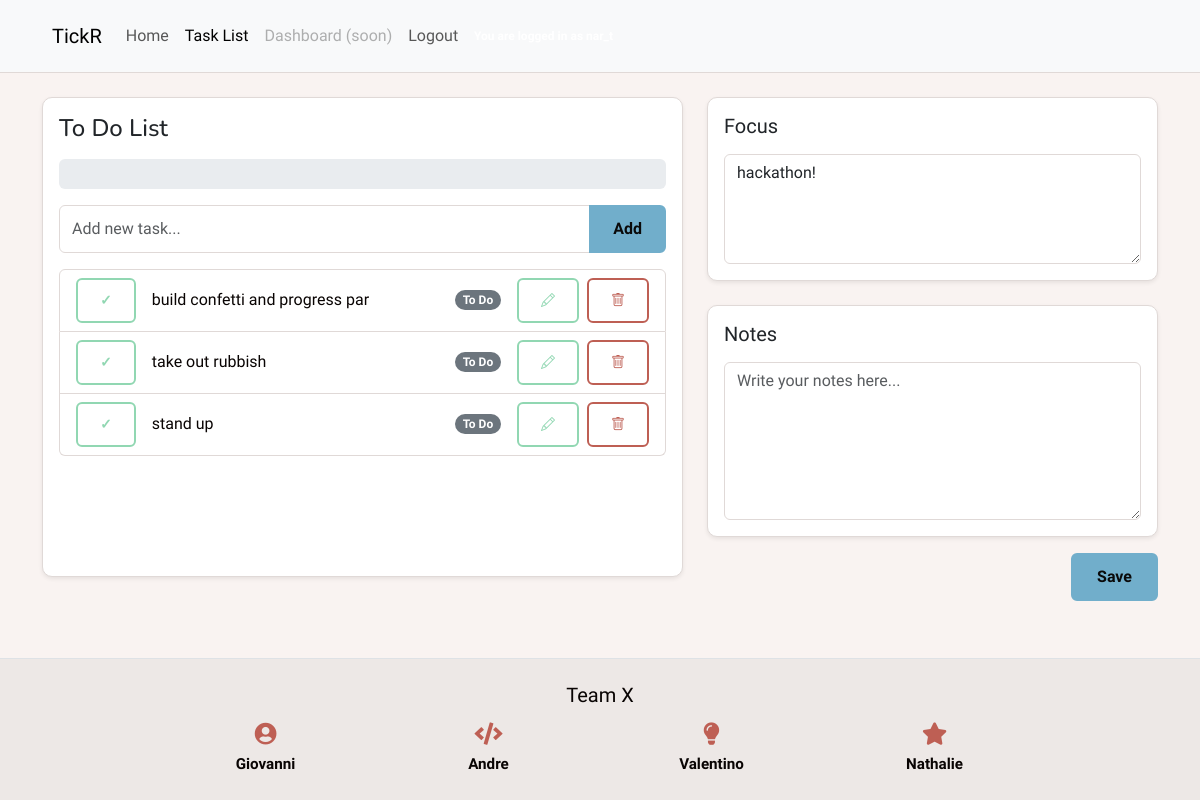
The page /todolist/ (signed in) on the database its author committed.
### doit_app/models.py (models this page shows, shortened)
class Task(models.Model):
	user = models.ForeignKey(
		settings.AUTH_USER_MODEL,
		on_delete=models.CASCADE,
		related_name="tasks",
		null=True,
		blank=True,
	)
	title = models.CharField(max_length=255)
	is_completed = models.BooleanField(default=False)
	due_date = models.DateField(blank=True, null=True)
	created_at = models.DateTimeField(auto_now_add=True)
	updated_at = models.DateTimeField(auto_now=True)
	class Meta:
		ordering = ["is_completed", "-created_at"]

class FocusItem(models.Model):
	user = models.ForeignKey(
		settings.AUTH_USER_MODEL,
		on_delete=models.CASCADE,
		related_name="focus_items",
		null=True,
		blank=True,
	)
	title = models.TextField()
	updated_at = models.DateTimeField(auto_now=True)

### doit_app/views.py (the view, shortened to what this page needs)
# urls.py: path('todolist/', doit_views.todolist, name='todolist'),
@login_required
def todolist(request):
    edit_task_id = None
    raw_edit_task_id = request.GET.get("edit")
    tasks = Task.objects.filter(user=request.user)
    focus_items = FocusItem.objects.filter(user=request.user)
    notes = Note.objects.filter(user=request.user)
    total_tasks = tasks.count()
    completed_tasks = tasks.filter(is_completed=True).count()
    progress_percent = round((completed_tasks / total_tasks) * 100) if total_tasks else 0
    context = {
        "tasks": tasks,
        "focus_items": focus_items,
        "notes": notes,
        "today": timezone.localdate().strftime("%Y-%m-%d"),
        "edit_task_id": edit_task_id,
        "total_tasks": total_tasks,
        "completed_tasks": completed_tasks,
        "progress_percent": progress_percent,
    }
    return render(request, "todolist.html", context)

### templates/todolist.html (shortened to what this page needs)
{% extends "base.html" %}
{% load static %}
{% block content %}
<div class="container py-4">
    <div class="row">
        <div class="col-lg-7 mb-4">
            <div class="card shadow-sm h-100 tickr-panel">
                <div class="card-body">
                    <h4 class="mb-3">To Do List</h4>
                        <div class="progress mb-3" style="height: 30px;">
                        </div>
                        <form method="POST" class="mb-3">
                            <div class="input-group">
                                <input type="text"
                                       name="new_task"
                                       class="form-control tickr-input"
                                       placeholder="Add new task..."
                                       required>
                                <button class="btn tickr-btn-accent" type="submit" name="add_task">
                                    Add
                                </button>
                            </div>
                        </form>
                        <ul class="list-group">
                            {% for task in tasks %}
                                <li class="list-group-item d-flex align-items-center tickr-list-item">
                                    <div class="d-flex align-items-center gap-2 me-3">
                                        <form method="POST" class="d-inline">
                                            <button type="submit"
                                                    name="toggle_task"
                                                    value="{{ task.id }}"
                                                    class="btn btn-sm {% if task.is_completed %}tickr-btn-secondary{% else %}tickr-btn-outline-secondary{% endif %}"
                                                    aria-label="Toggle complete"
                                                    title="Mark complete">
                                                ✓
                                            </button>
                                        </form>
                                    </div>
                                    <div class="flex-grow-1">
                                        {% if edit_task_id == task.id %}
                                            <form method="POST" class="d-flex align-items-center gap-2">
                                                {% csrf_token %}
                                                <input type="text"
                                                       name="edited_task_title"
                                                       class="form-control form-control-sm tickr-input"
                                                       value="{{ task.title }}"
                                                       required>
                                                <button type="submit"
                                                        name="update_task"
                                                        value="{{ task.id }}"
                                                        class="btn btn-sm tickr-btn-accent"
                                                        aria-label="Save task"
                                                        title="Save">
                                                    Save
                                                </button>
                                                <a href="{% url 'todolist' %}"
                                                   class="btn btn-sm tickr-btn-outline-secondary"
                                                   aria-label="Cancel edit"
                                                   title="Cancel">
                                                    Cancel
                                                </a>
                                            </form>
                                        {% else %}
                                            <span class="{% if task.is_completed %}text-decoration-line-through text-muted{% endif %}">
                                                {{ task.title }}
                                            </span>
                                        {% endif %}
                                    </div>
                                    <span class="badge {% if task.is_completed %}bg-success{% else %}bg-secondary{% endif %} rounded-pill ms-3">
                                        {% if task.is_completed %}Done{% else %}To Do{% endif %}
                                    </span>
                                    {% if edit_task_id != task.id %}
                                        <div class="d-flex align-items-center gap-2 ms-3">
                                            <a href="{% url 'todolist' %}?edit={{ task.id }}"
                                               class="btn btn-sm tickr-btn-outline-secondary"
                                               aria-label="Edit task"
                                               title="Edit">
                                                <i class="bi bi-pencil"></i>
                                            </a>
                                            <form method="POST" class="d-inline">
                                                <button type="submit"
                                                        name="delete_task"
                                                        value="{{ task.id }}"
                                                        class="btn btn-sm tickr-btn-outline-primary"
                                                        aria-label="Delete task"
                                                        title="Delete">
                                                    <i class="bi bi-trash"></i>
                                                </button>
                                            </form>
                                        </div>
                                    {% endif %}
                                </li>
                            {% empty %}
                                <li class="list-group-item text-muted">
                                    No tasks yet
                                </li>
                            {% endfor %}
                        </ul>
                </div>
            </div>
        </div>
        <div class="col-lg-5">
            <form method="POST">
            <div class="card shadow-sm mb-4 tickr-panel">
                <div class="card-body">
                    <h5 class="mb-3">Focus</h5>
                    <textarea name="focus_content"
                              class="form-control tickr-input"
                              rows="4"
                              placeholder="What are you focusing on today?">{% for item in focus_items %}{{ item.title }}{% endfor %}</textarea>
                </div>
            </div>
            <div class="card shadow-sm tickr-panel">
                <div class="card-body">
                    <h5 class="mb-3">Notes</h5>
                    <textarea name="notes_content"
                              class="form-control tickr-input"
                              rows="6"
                              placeholder="Write your notes here...">{% for note in notes %}{{ note.content }}{% endfor %}</textarea>
                </div>
            </div>
            <div class="text-end mt-3">
                <button type="submit"
                        name="save"
                        class="btn tickr-btn-accent px-4">
                    Save
                </button>
            </div>
            </form>
        </div>
    </div>
</div>
{% endblock %}

### templates/base.html (shortened to what this page needs)
{% url 'home' as home_url %}
{% url 'todolist' as task_list_url %}
{% url 'login' as login_url %}
{% url 'register' as signup_url %}
{% url 'logout' as logout_url %}
{% load static %}
<!doctype html>
<html class="h-100" lang="en">
  <head>
    <link
      rel="stylesheet"
      href="https://cdnjs.cloudflare.com/ajax/libs/font-awesome/5.15.3/css/all.min.css"
    />
    <link
      href="https://cdn.jsdelivr.net/npm/bootstrap@5.3.8/dist/css/bootstrap.min.css"
      rel="stylesheet"
    />
    <link
      rel="stylesheet"
      href="https://cdn.jsdelivr.net/npm/bootstrap-icons@1.11.3/font/bootstrap-icons.min.css"
    />
    <link rel="stylesheet" href="{% static 'css/style.css' %}" />
  </head>
  <body class="d-flex flex-column h-100 main-bg">
    <nav class="navbar navbar-expand-lg bg-body-tertiary">
      <div class="container-fluid">
        <a class="navbar-brand" href="{{ home_url }}">TickR</a>
        <div class="collapse navbar-collapse" id="navbarNav">
          <ul class="navbar-nav">
            <li class="nav-item">
              <a
                class="nav-link {% if request.path == home_url %}active{% endif %}"
                aria-current="page"
                href="{% url 'home' %}"
                >Home</a
              >
            </li>
            <li class="nav-item">
              <a
                class="nav-link {% if request.path == task_list_url %}active{% endif %}"
                href="{{ task_list_url }}"
                >Task List</a
              >
            </li>
            <li class="nav-item">
              <a
                class="nav-link disabled"
                href="#"
                aria-disabled="true"
                >Dashboard (soon)</a
              >
            </li>
            {% if user.is_authenticated %}
            <li class="nav-item">
              <a
                class="nav-link {% if request.path == logout_url %}active{% endif %}"
                aria-current="page"
                href="{% url 'logout' %}"
                >Logout</a
              >
            </li>
            {% endif %}
          </ul>
          {% if user.is_authenticated %}
          <span class="badge state rounded-pill"
            >You are logged in as {{ user }}</span
          >
          {% else %}
          <span class="badge state rounded-pill">You are not logged in</span>
          {% endif %}
        </div>
      </div>
    </nav>
    <main class="flex-shrink-0 main-bg">
      {% block content %}{% endblock content %}
    </main>
    <footer class="footer mt-auto py-4 border-top">
      <div class="container team-footer">
        <h5 class="mb-3 text-center">Team X</h5>
        <div class="row g-3 justify-content-center text-center">
          <div class="col-6 col-md-3">
            <div class="team-member">
              <i class="fas fa-user-circle team-icon"></i>
              <div class="team-name">Giovanni</div>
            </div>
          </div>
          <div class="col-6 col-md-3">
            <div class="team-member">
              <i class="fas fa-code team-icon"></i>
              <div class="team-name">Andre</div>
            </div>
          </div>
          <div class="col-6 col-md-3">
            <div class="team-member">
              <i class="fas fa-lightbulb team-icon"></i>
              <div class="team-name">Valentino</div>
            </div>
          </div>
          <div class="col-6 col-md-3">
            <div class="team-member">
              <i class="fas fa-star team-icon"></i>
              <div class="team-name">Nathalie</div>
            </div>
          </div>
        </div>
      </div>
    </footer>
  </body>
</html>

### static/css/style.css (style rules this page uses)
:root { --text: #090403; --background: #f9f3f1; --primary: #be5f54; --secondary: #91d7b2; --accent: #71aecb; }
h1, h2, h3, h4 { font-family: "Nunito", sans-serif; font-style: normal; }
* { margin: 0; padding: 0; box-sizing: border-box; }
body { font-family: "Work Sans", sans-serif; font-style: normal; background-color: var(--background); color: var(--text); }
a { text-decoration: none; color: inherit; }
.btn { padding: 10px 22px; border-radius: 6px; font-weight: 600; cursor: pointer; border: none; font-family: "Work Sans", sans-serif; }
.navbar { display: flex; justify-content: space-between; align-items: center; padding: 16px 40px; background-color: var(--background); border-bottom: 1px solid #e0d9d7; }
.footer { background-color: #ede8e6; padding: 40px; display: flex; flex-direction: column; align-items: center; gap: 20px; }
.team-footer { max-width: 900px; }
.team-member { display: flex; flex-direction: column; align-items: center; gap: 8px; }
.team-icon { font-size: 1.4rem; color: var(--primary); }
.team-name { font-weight: 600; font-size: 0.95rem; }
.tickr-panel { background-color: #ffffff; border: 1px solid #e0d9d7; border-radius: 10px; }
.tickr-list-item { background-color: #ffffff; border-color: #e0d9d7; color: var(--text); }
.tickr-input { border: 1px solid #e0d9d7; }
.tickr-btn-outline-primary { background-color: transparent; color: var(--primary); border: 2px solid var(--primary); }
.tickr-btn-outline-secondary { background-color: transparent; color: var(--secondary); border: 2px solid var(--secondary); }
.tickr-btn-accent { background-color: var(--accent); color: #0a0a0a; border: 2px solid var(--accent); }

### rows shown on the page
Task: {{ task.id }} 3 (drawn), title "build confetti and progress par", is_completed "To Do"
Task: {{ task.id }} 2 (drawn), title "take out rubbish", is_completed "To Do"
Task: {{ task.id }} 1 (drawn), title "stand up", is_completed "To Do"
FocusItem: focus_content "hackathon!"
